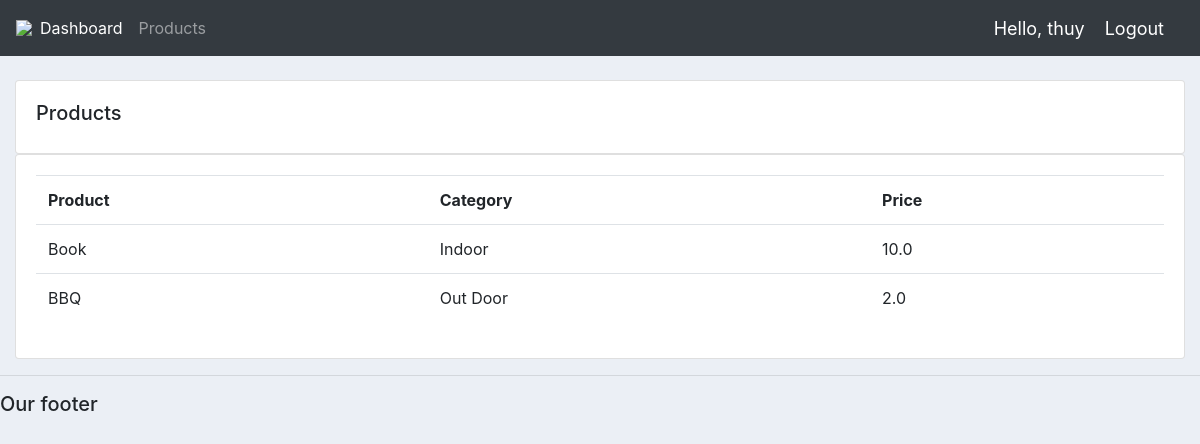
Before: /products/ (signed in) with the older database file.
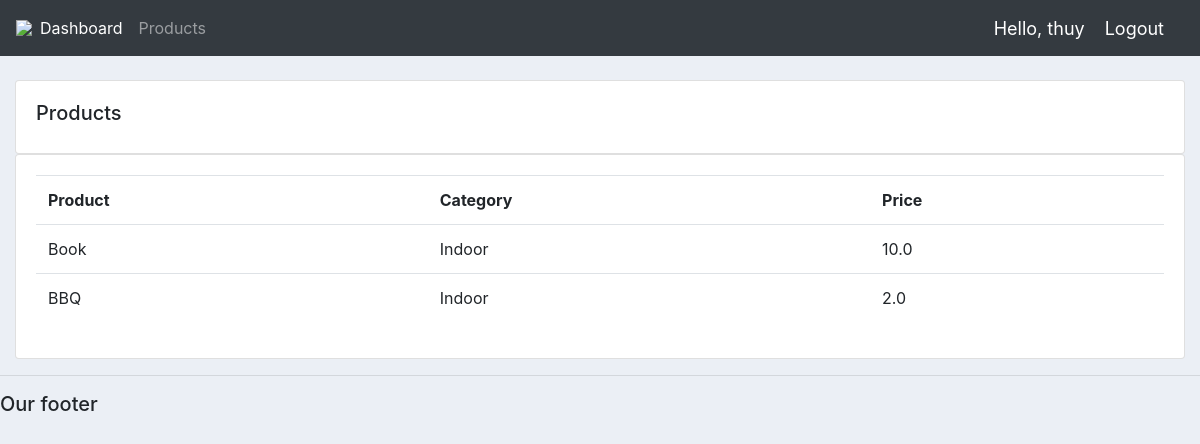
After: the same page with the newer database file.
### accounts/models.py (models this page shows, shortened)
class Product(models.Model):
    CATEGORY = (
        ('Indoor', 'Indoor'),
        ('Out Door', 'Out Door'),
    )
    id = models.AutoField(primary_key=True)
    name = models.CharField(max_length=200, null=True)
    price = models.FloatField(null=True)
    category = models.CharField(max_length=200, null=True, choices=CATEGORY)
    description = models.CharField(max_length=200, null=True)
    date_created = models.DateTimeField(auto_now_add=True, null=True)

### accounts/views.py (the view)
# urls.py: path("products/", views.products, name="products"),
def products(request):
    products = Product.objects.all()
    return render(request, 'accounts/products.html', {'products': products})

### accounts/templates/accounts/products.html
{%  extends 'accounts/main.html' %}
{% block content %}
		<br>
		<div class="row">
			<div class="col-md">
				<div class="card card-body">
					<h5>Products</h5>
				</div>
				<div class="card card-body">
					<table class="table">
						<tr>
							<th>Product</th>
							<th>Category</th>
							<th>Price</th>
						</tr>
						{% for i in products %}
							<tr>
								<td>{{i.name}}</td>
								<td>{{i.category}}</td>
								<td>{{i.price}}</td>
							</tr>
						{% endfor %}
					</table>
				</div>
			</div>
		</div>
{% endblock content %}

Changed rows visible on the page:
changed Product "BBQ": category "Out Door" → "Indoor"
